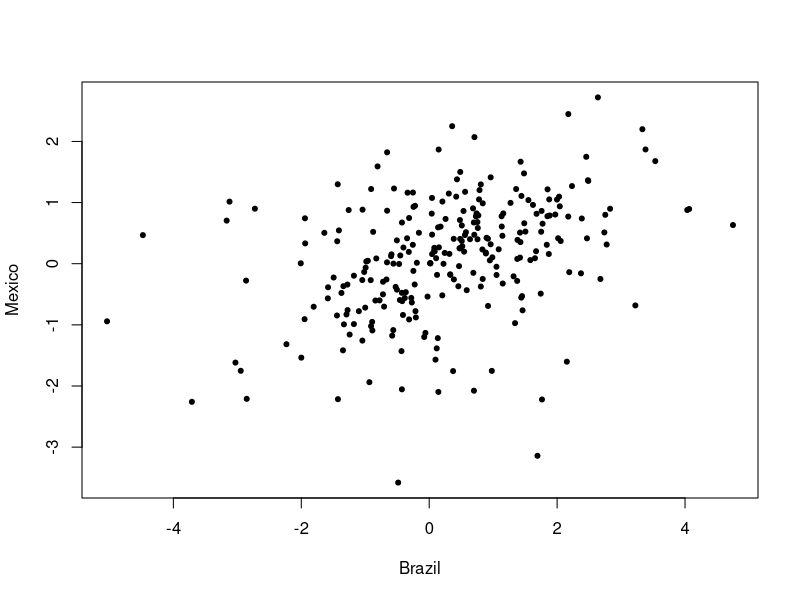
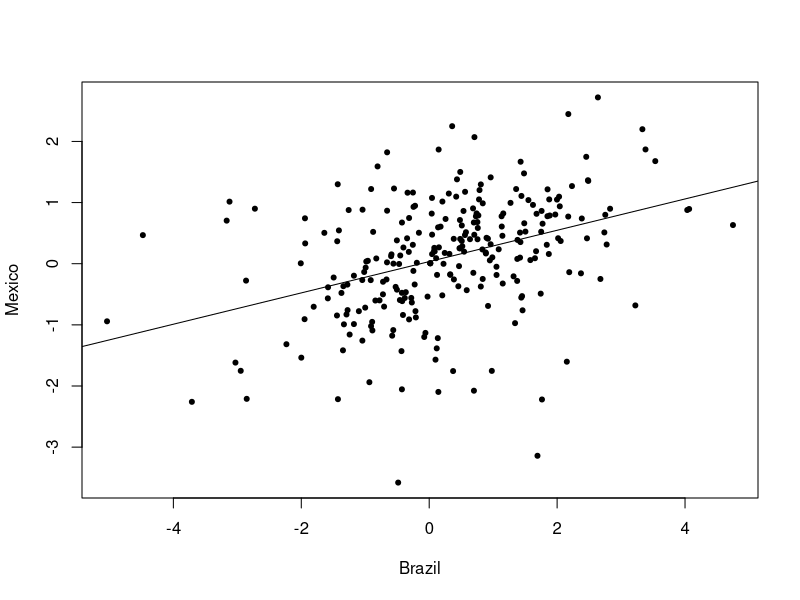

The R script that drew these images, in order:
## bramex data set ##

# Setting working directory (customize)
setwd("C:/Users/mcanela/Dropbox (Personal)/STAT-2017")

# Importing data #
bramex <- read.csv("Data/bramex.csv")
str(bramex)
summary(bramex)

# Regression line #
reg.model <- lm(formula=mex ~ bra, data=bramex)
names(reg.model)
reg.model$coefficients
summary(reg.model)
summary(reg.model)$r.squared

# Correlation analysis #
cor(bramex$bra, bramex$mex)
cor(bramex[, -1])

# Figure 2.1 (customize) #
pdf("Figures/fig 1.1.pdf", width=3.25, height=3.5, pointsize=7)
plot(bramex$bra, bramex$mex, main="", xlab="Brazil", ylab="Mexico", pch=20)
dev.off()

# Figure 2.2 (customize) #
pdf("Figures/fig 1.2.pdf", width=3.25, height=3.5, pointsize=7)
plot(bramex$bra, bramex$mex, main="", xlab="Brazil", ylab="Mexico", pch=20)
abline(reg.model)
dev.off()
